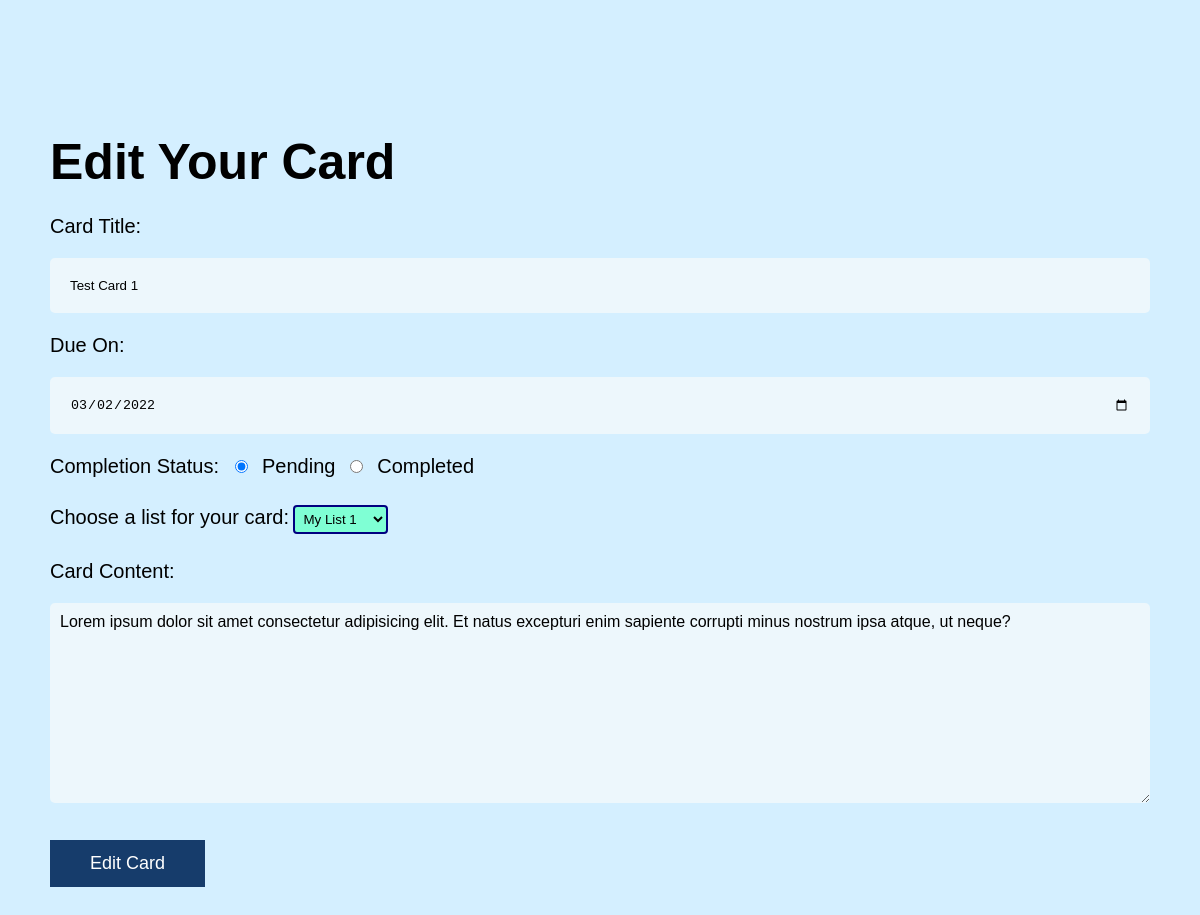
The app's page /supernova/edit-card/10 (signed in) with its own data.
### flask_app/models.py (models this page shows)
class Card(db.Model):
    card_id = db.Column(db.Integer, primary_key = True)
    card_title = db.Column(db.String(30), nullable = False)
    card_content = db.Column(db.Text)
    status = db.Column(db.String, default = 'Pending') #completion status of the card: could be "completed" or "pending"
    deadline = db.Column(db.Date, nullable = False) #date when the card is due
    list_id = db.Column(db.Integer, db.ForeignKey('list.list_id'), nullable = False)

class List(db.Model):
    list_id = db.Column(db.Integer, primary_key = True)
    list_title = db.Column(db.String(30), nullable = False)
    user_id = db.Column(db.Integer, db.ForeignKey('user.id'), nullable = False)
    cards = db.relationship('Card', backref='list', cascade='all,delete')

### flask_app/views.py (the view, shortened to what this page needs)
@app.route('/<username>/edit-card/<card_id>', methods=['GET', 'POST'])
@login_required
def edit_card(username, card_id):
    if request.method == 'GET': #display the edit card form in case of a GET request
        card_obj = Card.query.get(card_id)
        return render_template('edit_card.html', user=current_user, card=card_obj)

### flask_app/models.py (called while the page is built)
@login_manager.user_loader
def load_user(user_id):
    return User.query.get(int(user_id))

### flask_app/templates/edit_card.html (shortened to what this page needs)
<!DOCTYPE html>
<html lang="en">
<head>
    <link rel="stylesheet" href="{{ url_for('static', filename='style.css') }}">
</head>
<body>
    <section id="main-form">
        <h1 class="big-heading">Edit Your Card</h1>
        <form action="" method="post">
            <div class="form-group">
                <label for="card_title">Card Title:</label>
                <input type="text" id="card_title" name="card_title" value="{{ card['card_title']  }}" required>
            </div>
            <div class="form-group">
                <label for="deadline">Due On: </label>
                <input type="date" id="deadline" name="deadline" value="{{ card['deadline'] }}" required>
            </div>
            <div class="form-group-radio">
                <label for="status">Completion Status: </label>
                {% if card.status == 'Pending'%}
                <input type="radio" name="status" id="status" value="Pending" checked>
                <label>Pending</label>
                <input type="radio" name="status" id="status" value="Completed">
                <label>Completed</label>
                {% else %}
                <input type="radio" name="status" id="status" value="Pending">
                <label>Pending</label>
                <input type="radio" name="status" id="status" value="Completed" checked>
                <label>Completed</label>
                {% endif %}
            </div>
            <div class="form-group-select">
                <label for="list-id">Choose a list for your card:</label>
                <select name="list-id" id="list-id">
                    <option value="{{ card['list_id'] }}">{{ card['list'].list_title }}</option>
                  </select>
            </div>
            <div class="form-group">
                <label for="card_content">Card Content:</label>
                <textarea name="card_content" id="card_content" rows="10">{{ card["card_content"] }}</textarea>
            </div>
            <button type="submit" class="btn">Edit Card</button>
        </form>
    </section>
</body>
</html>

### flask_app/static/style.css (style rules this page uses)
* { margin: 0; padding: 0; box-sizing: border-box; }
html, body { font-family: 'Trebuchet MS', 'Lucida Sans Unicode', 'Lucida Grande', 'Lucida Sans', Arial, sans-serif; line-height: 1.5em; background-color: #d4efff; }
.big-heading { font-size: 50px; }
.btn { display: block; width: 155px; font-size: 18px; color: #fff; background-color: #163C6B; padding: 13px 20px; margin: 20px auto; cursor: pointer; border: none; }
#main-form { padding: 50px; max-width: 1200px; margin: auto; }
#main-form h1 { font-weight: 900; margin-bottom: 40px; }
#main-form .form-group { margin-bottom: 20px; }
#main-form label { display: block; font-size: 18px; margin-bottom: 5px; }
#main-form input { width: 100%; padding: 10px; border: none; border-radius: 5px; background-color: #edf7fc; }
#main-form textarea { width: 100%; background-color: #edf7fc; border: none; border-radius: 5px; padding: 10px; font-size: 16px; font-family: 'Trebuchet MS', 'Lucida Sans Unicode', 'Lucida Grande', 'Lucida Sans', Arial, sans-serif }
#main-form button { margin: 30px 0; }

### flask_app/templates/edit_card.html (style rules this page uses)
#main-form { margin: 100px auto; }
#main-form label { font-size: 20px; margin-bottom: 20px; }
#main-form input { padding: 20px; }
#main-form .form-group-radio, #main-form .form-group-select { margin-bottom: 25px; }
#main-form .form-group-radio input { width: 3%; }
#main-form .form-group-radio label, #main-form .form-group-select label { display: inline; }
#main-form .form-group-select #list-id { padding: 4px; background-color: aquamarine; border: 2px solid navy; border-radius: 4px; }

### records on screen
Card: card_title "Test Card 1", deadline "03/02/2022", card_content "Lorem ipsum dolor sit amet consectetur adipisicing elit. Et natus excepturi enim sapiente corrupti minus nostrum ipsa atque, ut neque?"
List: list-id "My List 1"
